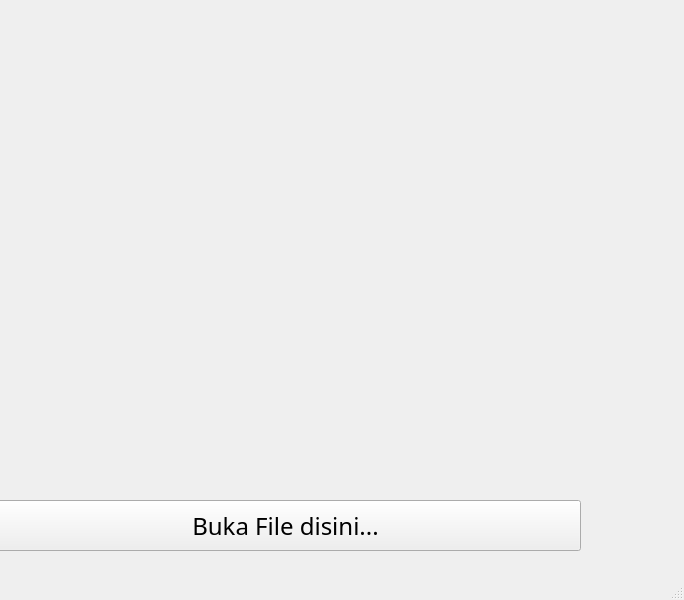
<?xml version="1.0" encoding="UTF-8"?>
<ui version="4.0">
 <class>MainWindow</class>
 <widget class="QMainWindow" name="MainWindow">
  <property name="geometry">
   <rect>
    <x>0</x>
    <y>0</y>
    <width>684</width>
    <height>600</height>
   </rect>
  </property>
  <property name="windowTitle">
   <string>MainWindow</string>
  </property>
  <widget class="QWidget" name="centralwidget">
   <widget class="QPushButton" name="pushButton">
    <property name="geometry">
     <rect>
      <x>-10</x>
      <y>500</y>
      <width>591</width>
      <height>51</height>
     </rect>
    </property>
    <property name="font">
     <font>
      <family>Lucida Calligraphy</family>
      <pointsize>18</pointsize>
     </font>
    </property>
    <property name="text">
     <string>Buka File disini...</string>
    </property>
   </widget>
   <widget class="QLabel" name="label">
    <property name="geometry">
     <rect>
      <x>10</x>
      <y>10</y>
      <width>561</width>
      <height>481</height>
     </rect>
    </property>
    <property name="text">
     <string/>
    </property>
    <property name="alignment">
     <set>Qt::AlignCenter</set>
    </property>
   </widget>
  </widget>
  <widget class="QMenuBar" name="menubar">
   <property name="geometry">
    <rect>
     <x>0</x>
     <y>0</y>
     <width>684</width>
     <height>21</height>
    </rect>
   </property>
  </widget>
  <widget class="QStatusBar" name="statusbar"/>
 </widget>
 <resources/>
 <connections/>
</ui>
